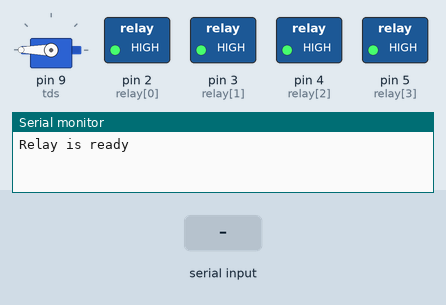
Bench run of a sketch on a simulated Arduino Uno, built with avr-gcc and run on an emulated ATmega328P. Parts: servo, switched loads named in the sketch (green lamp = pin HIGH), the last lines printed to the serial monitor. The test bench sets the inputs (shaded band).

Above: at 1.2 s.
1.3 s: "s" received over Serial
At 2.4 s:
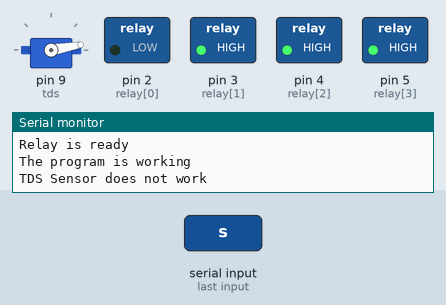
Timing chart, 0 to 12.8 s (numbered marks = the images above; inputs shaded):
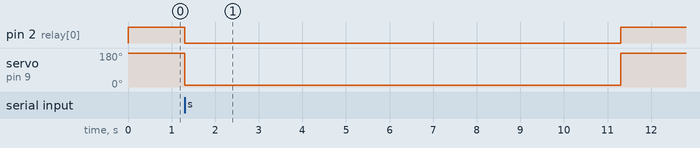

Measured:
- after the input at 1.3 s, pin 2 (relay[0]): HIGH → LOW at once, → HIGH 10.0 s later; servo on pin 9 (tds): 180° → 10° at once, → 180° 10.0 s later

The sketch:

sketch_feb28a.ino
```cpp
#include <SoftwareSerial.h>
#include <Servo.h>
Servo tds;
int bluetoothTx = A5;
int bluetoothRx = A4;
SoftwareSerial bluetooth(bluetoothTx, bluetoothRx);
int flag = 0;
int ch = 4;
int relay[]= {2,3,4,5};
int i = 0;

void setup() {
  Serial.begin(9600);
  tds.attach(9);
  tds.write(200);
  for (i=0; i<ch; i++){
     pinMode(relay[i], OUTPUT);
     digitalWrite(relay[i], HIGH);
  }
  Serial.println("Relay is ready");
}

void loop() {
  while(true){
    if (Serial.available()>0){
      char stat = Serial.read();
      int TDS = 1300;
      if(stat == 's'){
        Serial.println("The program is working");
        if (TDS > 1200){
          tds.write(10);
          Serial.println("TDS Sensor does not work");
          digitalWrite(relay[0], LOW);
          delay(10000);
          digitalWrite(relay[0], HIGH);
          tds.write(200);
          }
        if (TDS < 150){
          tds.write(10);
          Serial.println("TDS sensor is working");
          }
      }

      if (stat == 'e'){
        Serial.println("The program is stopped");
        tds.write(200);
        }
     }
  }
}
```
